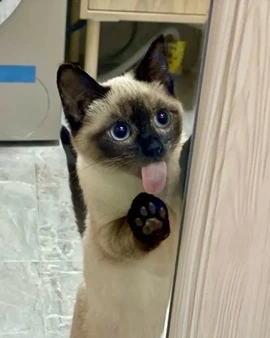
#> input picture Laporan 2/waa.jpg, 270 x 338 px
$ jupyter execute 'Laporan 2 202331175.ipynb'
#> lines starting #> are read from the running program, lines starting #| are printed output that depends on the picture; after the words box and inside, x2 and y2 are one past the last pixel; in counts of white or black regions, pixels touching at a corner belong together
[cell 1]
#202331175 Rizal Wira Pambudi
import cv2
import numpy as np

[cell 2]
#202331175 Rizal Wira Pambudi
citra = cv2.imread("waa.jpg")
#> citra is the input picture: shape (338, 270, 3); mean B, G, R 127.4, 144.3, 150.8
cv2.imshow("Kucing", citra)
cv2.waitKey(0)
cv2.destroyAllWindows()

[cell 3]
#202331175 Rizal Wira Pambudi
print(citra.shape)
#| (338, 270, 3)
print(citra.dtype)
#| uint8

[cell 4]
#202331175 Rizal Wira Pambudi
b = citra[:, :, 0]
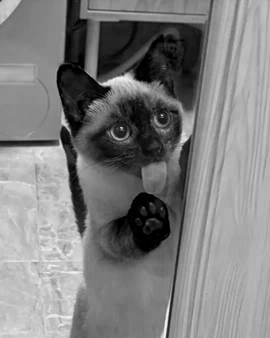
#> b: shape (338, 270); min 0, max 244, mean 127.4
g = citra[:, :, 1]
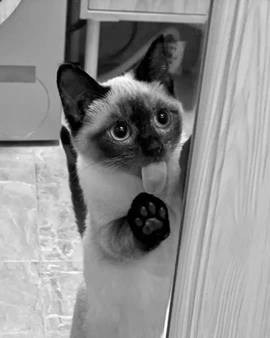
#> g: shape (338, 270); min 0, max 255, mean 144.3
r = citra[:, :, 2]

[cell 5]
#202331175 Rizal Wira Pambudi
panjang = len(citra)
#> panjang = 338
lebar = len(citra[0])
#> lebar = 270
citra_gray = np.zeros((panjang, lebar))

for i in range (panjang):
    for j in range (lebar):
        citra_gray[i,j] = 0.2989 * r[i,j] + 0.587 * g[i,j] + 0.1141 * b[i,j]

citra_gray = citra_gray.astype(np.uint8)

cv2.imshow("Hasil Grayscale", citra_gray)
cv2.waitKey(0)
cv2.destroyAllWindows()

[cell 6]
#202331175 Rizal Wira Pambudi
print(citra)
#> (printed output is left out)

[cell 7]
#202331175 Rizal Wira Pambudi
panjang = len(citra)
lebar = len(citra[0])

ambang = 128

citra_binary = np.zeros((panjang, lebar))

for i in range (panjang):
    for j in range (lebar):
        if citra_gray[i, j] >= ambang:
            citra_binary[i, j] = 1
        else:
            citra_binary[i, j] = 0
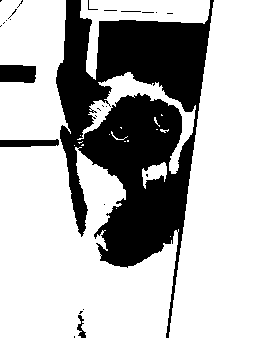
#> citra_binary: shape (338, 270) float64; values 0 (black) and 1 (white), 71.5% white; 26 black regions (21 under 20 px), largest, box (x1, y1, x2, y2) and area: (56, 0, 214, 338) 24817, (0, 65, 36, 83) 604, (0, 139, 59, 147) 385, (77, 315, 86, 338) 94, (121, 11, 141, 12) 20

cv2.imshow("Hasil Binary", citra_binary)
cv2.waitKey(0)
cv2.destroyAllWindows()

[cell 8]
#202331175 Rizal Wira Pambudi
print(citra_binary)
#> (printed output is left out)

[cell 9]
#202331175 Rizal Wira Pambudi
print(citra_binary[50,50])
#| 1.0
